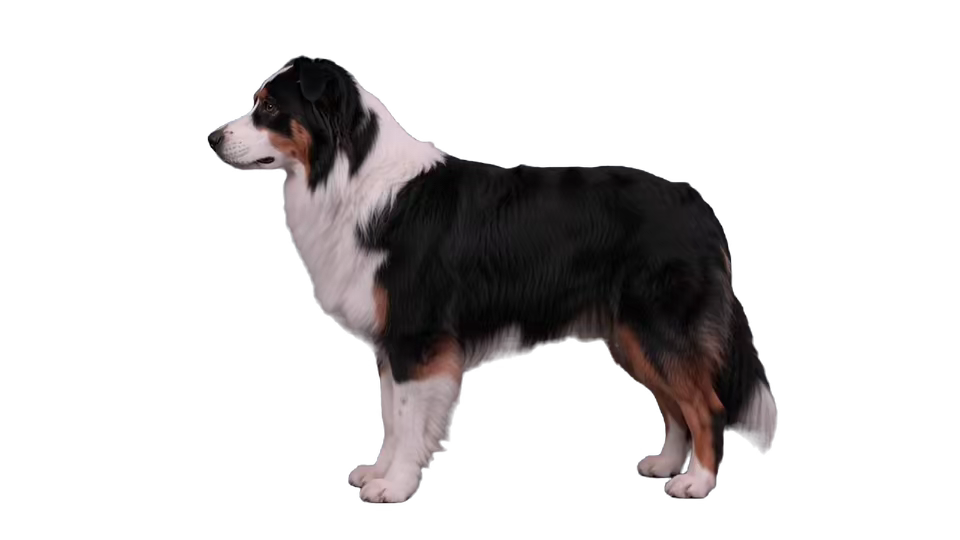
#> input picture Assets/ImageTurnMVP/normalized/left-profile.png, 960 x 540 px, found by its file name
$ python rebuild-nina-standing-keyframes.py
#> lines starting #> are read from the running program, lines starting #| are printed output that depends on the picture; after the words box and inside, x2 and y2 are one past the last pixel; in counts of white or black regions, pixels touching at a corner belong together
#!/usr/bin/env python3
"""Rebuild Nina's cursor-facing standing keyframes from the approved HD sources.

The former runtime keyframes were first reduced to 960x540 and later enlarged to
1280x720 video. This script keys and aligns the original 1440x1080 references
directly onto the final 1280x720 canvas, preserving fur and eye detail.
"""

from __future__ import annotations

import json
from pathlib import Path

import numpy as np
from PIL import Image, ImageFilter


PROJECT = Path(__file__).resolve().parents[1]
SOURCE = PROJECT / "Assets/Pets/Nina/Generated/AIReferenceImages/generation-ready/stand"
OUTPUT = PROJECT / "Assets/Pets/Nina/Generated/ImageTurn/normalized"
QA_PATH = PROJECT / "Assets/Pets/Nina/Generated/ImageTurn/qa/standing-keyframes.json"

CANVAS_SIZE = (1280, 720)
TARGET_HEIGHT = 600
TARGET_CENTER_X = 667
TARGET_GROUND_Y = 672

SOURCES = {
    "left-profile": "left-profile.png",
    "front-near-profile-left": "front-near-profile-left-imagegen.png",
    "front-three-quarter-left": "front-three-quarter-left-imagegen.png",
    "front-near-center-left": "front-near-center-left-imagegen.png",
    "front": "front-neutral-imagegen.png",
    "front-near-center-right": "front-near-center-right-imagegen.png",
    "front-three-quarter-right": "front-three-quarter-right-imagegen.png",
    "front-near-profile-right": "front-near-profile-right-imagegen.png",
    "right-profile": "right-profile-neutral-imagegen.png",
}


def background_color(rgb: np.ndarray) -> np.ndarray:
    strip = 24
    corners = np.concatenate(
        (
            rgb[:strip, :strip].reshape(-1, 3),
            rgb[:strip, -strip:].reshape(-1, 3),
            rgb[-strip:, :strip].reshape(-1, 3),
            rgb[-strip:, -strip:].reshape(-1, 3),
        )
    )
    return np.median(corners, axis=0)


def key_green_screen(image: Image.Image) -> Image.Image:
    rgb = np.asarray(image.convert("RGB"), dtype=np.float32)
    bg = background_color(rgb)

    # Green dominance works across both the vivid image-generation green and
    # Nina's darker approved left-profile source without erasing white fur.
    excess = rgb[..., 1] - np.maximum(rgb[..., 0], rgb[..., 2])
    background_excess = float(bg[1] - max(bg[0], bg[2]))
    full_foreground_at = max(12.0, background_excess * 0.22)
    denominator = max(1.0, background_excess - full_foreground_at)
    alpha = np.clip((background_excess - excess) / denominator, 0.0, 1.0)

    # Suppress tiny compression deviations in the flat background while
    # retaining a narrow antialiased fur boundary.
    alpha = np.where(alpha < 0.075, 0.0, alpha)
    alpha = np.where(alpha > 0.94, 1.0, alpha)

    # Remove residual green without unmixing low-alpha pixels. Aggressive
    # colour reconstruction amplifies tiny JPEG/PNG edge deviations into red
    # or yellow outlines; a monotonic despill preserves the photographed fur.
    foreground = rgb.copy()
    spill = np.maximum(excess, 0.0)
    blue_spill_ratio = max(0.0, float(bg[2] - bg[0])) / max(1.0, background_excess)
    foreground[..., 2] = np.maximum(0.0, foreground[..., 2] - spill * blue_spill_ratio)
    foreground[..., 1] = np.minimum(
        foreground[..., 1], np.maximum(foreground[..., 0], foreground[..., 2])
    )
    foreground[alpha == 0] = 0

    rgba = np.dstack((foreground, alpha[..., None] * 255)).astype(np.uint8)
    return Image.fromarray(rgba, "RGBA")


def align_to_runtime_canvas(keyed: Image.Image) -> tuple[Image.Image, dict[str, int | float]]:
    data = np.asarray(keyed)
    ys, xs = np.where(data[..., 3] > 10)
    if len(xs) == 0:
        raise RuntimeError("green-screen key produced an empty subject")

    left, top, right, bottom = xs.min(), ys.min(), xs.max() + 1, ys.max() + 1
    cropped = keyed.crop((left, top, right, bottom))
    scale = TARGET_HEIGHT / cropped.height
    target_width = round(cropped.width * scale)
    if target_width > 1180:
        scale = 1180 / cropped.width
        target_width = 1180
    target_height = round(cropped.height * scale)

    resized = cropped.resize((target_width, target_height), Image.Resampling.LANCZOS)
    # Apply restrained detail recovery at final resolution; alpha is left alone.
    red, green, blue, alpha = resized.split()
    sharp_rgb = Image.merge("RGB", (red, green, blue)).filter(
        ImageFilter.UnsharpMask(radius=1.15, percent=105, threshold=2)
    )
    resized = Image.merge("RGBA", (*sharp_rgb.split(), alpha))

    canvas = Image.new("RGBA", CANVAS_SIZE, (0, 0, 0, 0))
    x = round(TARGET_CENTER_X - target_width / 2)
    y = TARGET_GROUND_Y - target_height
    canvas.alpha_composite(resized, (x, y))

    final_alpha = np.asarray(canvas)[..., 3]
    final_ys, final_xs = np.where(final_alpha > 10)
    bounds = {
        "xMin": int(final_xs.min()),
        "yMin": int(final_ys.min()),
        "xMax": int(final_xs.max() + 1),
        "yMax": int(final_ys.max() + 1),
        "width": int(final_xs.max() + 1 - final_xs.min()),
        "height": int(final_ys.max() + 1 - final_ys.min()),
        "centerX": round(float((final_xs.min() + final_xs.max() + 1) / 2), 2),
        "groundY": int(final_ys.max() + 1),
    }
    return canvas, bounds


def detail_score(image: Image.Image) -> float:
    rgba = np.asarray(image, dtype=np.float32)
    gray = rgba[..., :3].mean(axis=2)
    alpha = rgba[..., 3] > 220
    horizontal = np.abs(gray[:, 1:] - gray[:, :-1])
    vertical = np.abs(gray[1:, :] - gray[:-1, :])
    hmask = alpha[:, 1:] & alpha[:, :-1]
    vmask = alpha[1:, :] & alpha[:-1, :]
    values = np.concatenate((horizontal[hmask], vertical[vmask]))
    return round(float(np.mean(values)) if values.size else 0.0, 3)


def main() -> None:
    OUTPUT.mkdir(parents=True, exist_ok=True)
    QA_PATH.parent.mkdir(parents=True, exist_ok=True)
    report = {
        "canvas": {"width": CANVAS_SIZE[0], "height": CANVAS_SIZE[1]},
        "target": {
            "subjectHeight": TARGET_HEIGHT,
            "centerX": TARGET_CENTER_X,
            "groundY": TARGET_GROUND_Y,
        },
        "keyframes": {},
    }

    for name, filename in SOURCES.items():
        source_path = SOURCE / filename
        if not source_path.is_file():
            raise FileNotFoundError(source_path)
        source_image = Image.open(source_path)
#> source_image is the input picture: PIL image 960x540 RGBA; mean R, G, B, A 67.5, 68.7, 73.4, 57.8
        aligned, bounds = align_to_runtime_canvas(key_green_screen(source_image))
#> in key_green_screen, `rgb = np.asarray(image.convert("RGB"), dtype=np.float32)`:
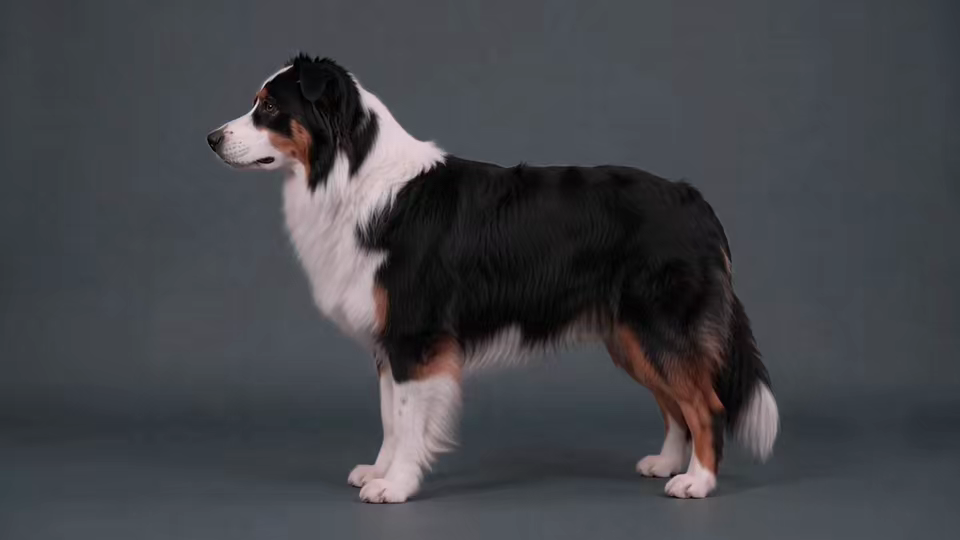
#> rgb: shape (540, 960, 3) float32; mean R, G, B 67.5, 68.7, 73.4
#> in background_color, `corners = np.concatenate( ( rgb[:strip, :strip].reshape(-1, 3), rgb[:s..`: corners = 2304 rows, first 8: [55, 60, 65], [55, 60, 65], [55, 60, 65], [55, 60, 65], [55, 60, 65], [55, 60, 65], [55, 60, 65], [55, 60, 65]
#> in key_green_screen, `bg = background_color(rgb)`: bg = [60.5, 65.5, 72]
#> in key_green_screen, `excess = rgb[..., 1] - np.maximum(rgb[..., 0], rgb[..., 2])`:
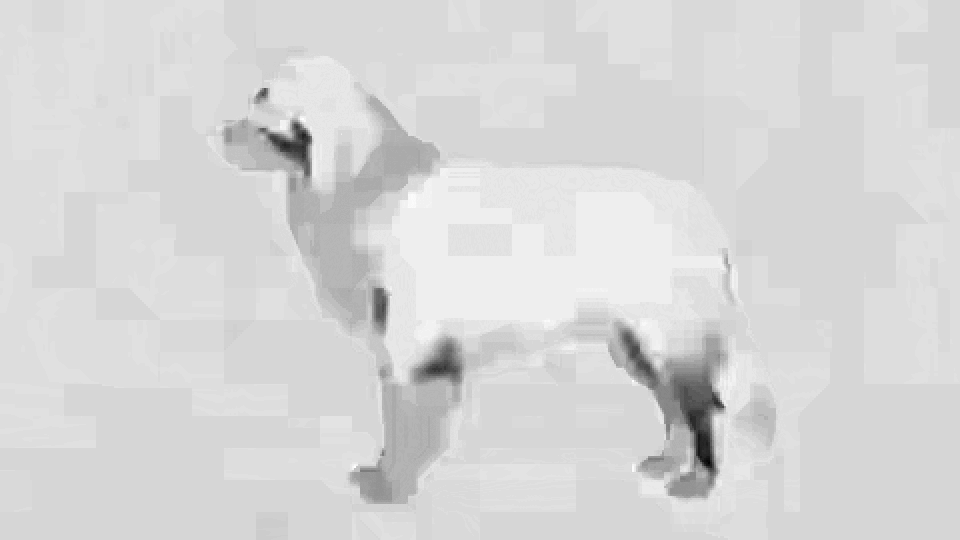
#> excess: shape (540, 960) float32; min -70, max 5, mean -6.71; drawn with min black and max white
#> in key_green_screen, `background_excess = float(bg[1] - max(bg[0], bg[2]))`: background_excess = -6.5
#> in key_green_screen, `full_foreground_at = max(12.0, background_excess * 0.22)`: full_foreground_at = 12
#> in key_green_screen, `denominator = max(1.0, background_excess - full_foreground_at)`: denominator = 1
#> in key_green_screen, `blue_spill_ratio = max(0.0, float(bg[2] - bg[0])) / max(1.0, backgroun..`: blue_spill_ratio = 11.5
#> in key_green_screen, `rgba = np.dstack((foreground, alpha[..., None] * 255)).astype(np.uint8)`:
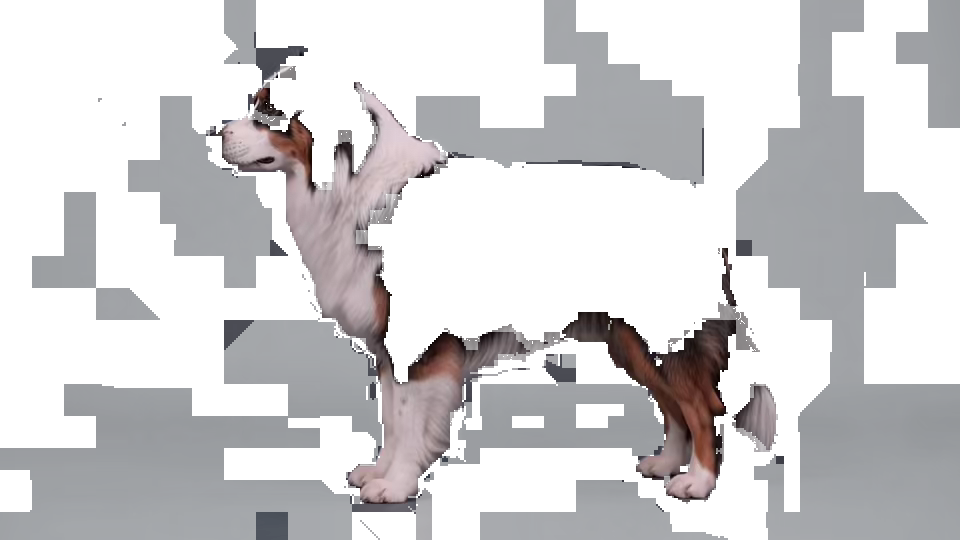
#> rgba: shape (540, 960, 4); mean R, G, B, A 36.8, 36.6, 39.2, 71.3; transparent parts drawn white
#> in align_to_runtime_canvas, `left, top, right, bottom = xs.min(), ys.min(), xs.max() + 1, ys.max() ..`: left = 0; right = 960; bottom = 540
#> in align_to_runtime_canvas, `final_alpha = np.asarray(canvas)[..., 3]`:
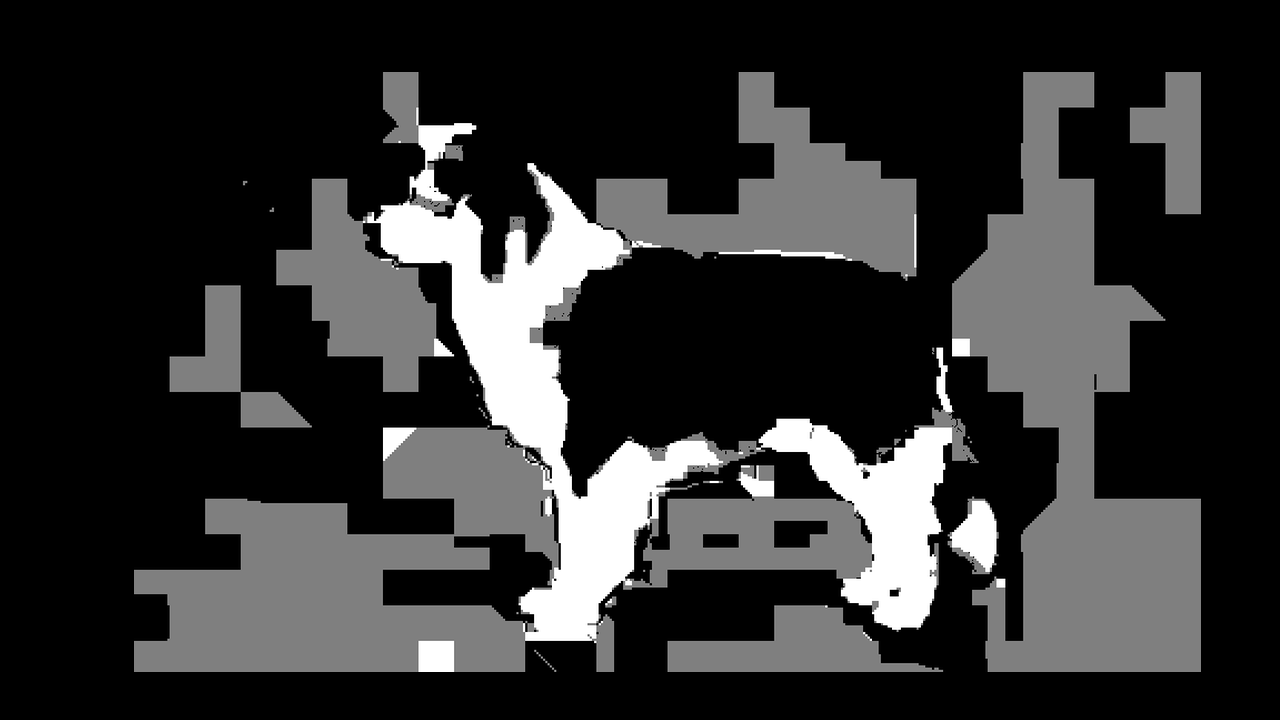
#> final_alpha: shape (720, 1280); min 0, max 255, mean 49.6
#> in align_to_runtime_canvas, `bounds = { "xMin": int(final_xs.min()), "yMin": int(final_ys.min()), "..`: bounds = {'xMin': 134, 'yMin': 72, 'xMax': 1201, 'yMax': 672, 'width': 1067, 'height': 600, 'centerX': 667.5, 'groundY': 672}
        destination = OUTPUT / f"{name}.png"
        aligned.save(destination, optimize=True)
        report["keyframes"][name] = {
            "source": str(source_path.relative_to(PROJECT)),
            "output": str(destination.relative_to(PROJECT)),
            "bounds": bounds,
            "detailScore": detail_score(aligned),
        }
#> in detail_score, `alpha = rgba[..., 3] > 220`:
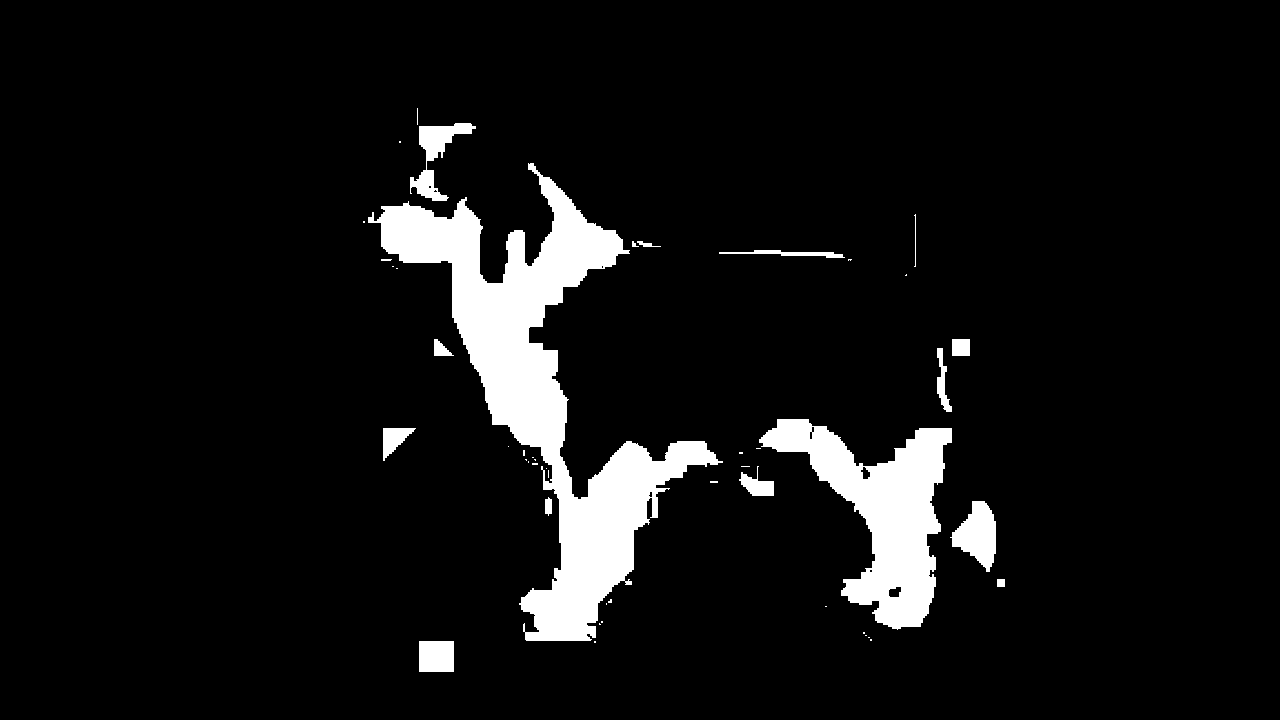
#> alpha: shape (720, 1280) bool; 7.2% white; 47 white regions (30 under 20 px), largest, box (x1, y1, x2, y2) and area: (368, 163, 723, 641) 41786, (759, 419, 952, 630) 16685, (950, 501, 996, 572) 1926
#> in detail_score, `vmask = alpha[1:, :] & alpha[:-1, :]`:
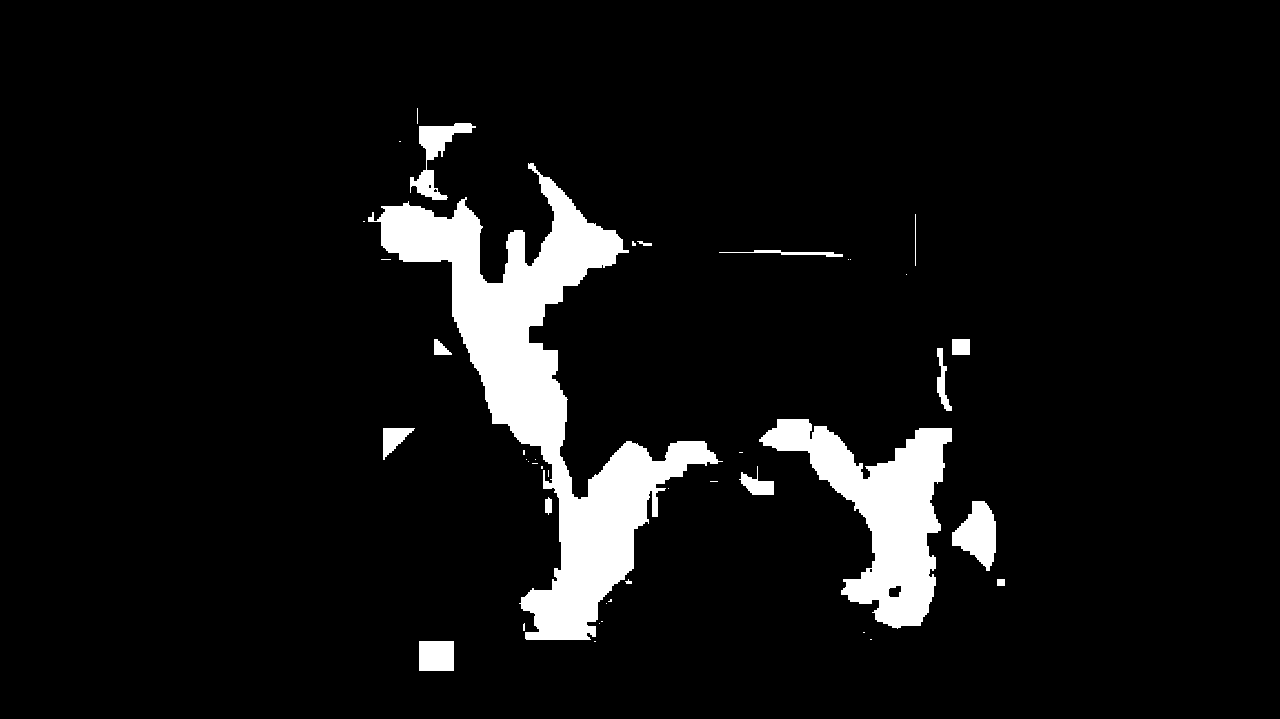
#> vmask: shape (719, 1280) bool; 7% white; 42 white regions (26 under 20 px), largest, box (x1, y1, x2, y2) and area: (368, 163, 723, 640) 41104, (759, 419, 952, 629) 16385, (952, 501, 996, 571) 1879
        print(f"{name}: {bounds['width']}x{bounds['height']} at ({bounds['centerX']}, {bounds['groundY']})")
#| left-profile: 1067x600 at (667.5, 672)
#> pass 2 of the loop in main, `for name, filename in SOURCES.items():`:
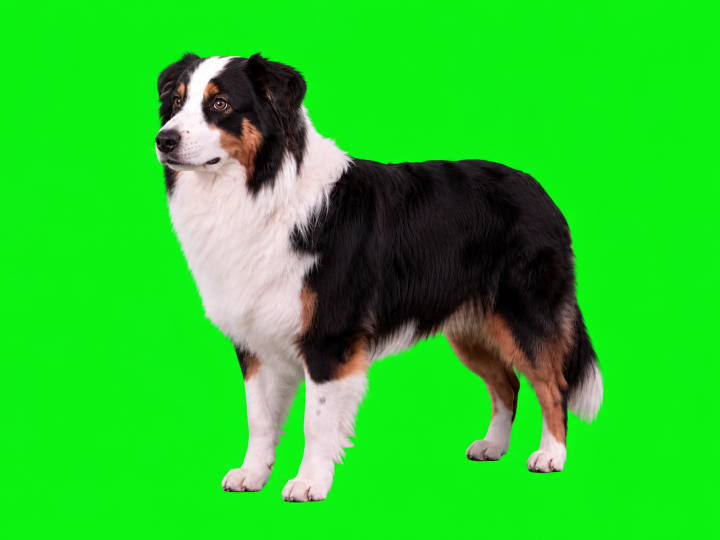
#> input picture Assets/Pets/Nina/Generated/AIReferenceImages/generation-ready/stand/front-near-profile-left-imagegen.png, 1440 x 1080 px (shown at 1/2 size)
#> in main, source_image is the input picture: PIL image 1440x1080 RGB; mean R, G, B 39.4, 199.5, 39.3
#> rgb: shape (1080, 1440, 3) float32
#> corners = 2304 rows, first 8: [15, 241, 19], [15, 242, 19], [16, 242, 19], [16, 242, 18], [15, 242, 18], [15, 242, 18], [15, 241, 18], [14, 241, 17]
#> bg = [11, 242, 17]
#> excess: shape (1080, 1440) float32
#> background_excess = 225
#> full_foreground_at = 49.5
#> denominator = 175.5
#> spill: shape (1080, 1440) float32
#> blue_spill_ratio = 0.0267
#> in key_green_screen (call 2), `rgba = np.dstack((foreground, alpha[..., None] * 255)).astype(np.uint8)`:
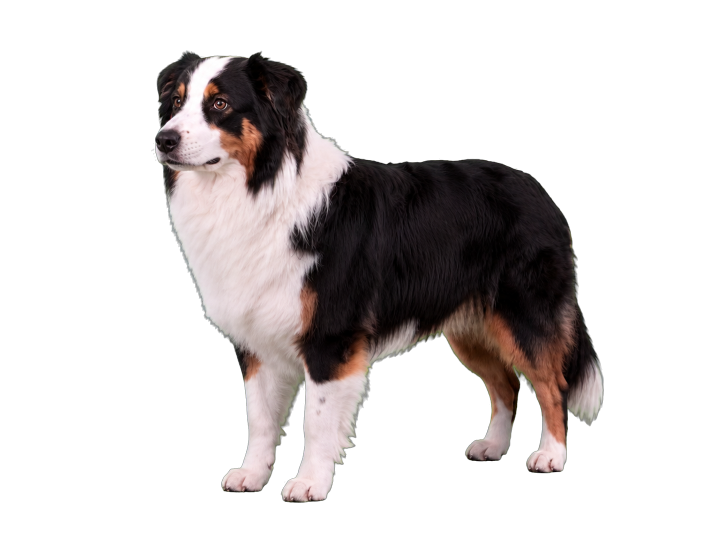
#> rgba: shape (1080, 1440, 4) (shown at 1/2 size); mean R, G, B, A 31.5, 27.3, 26.9, 73.9; transparent parts drawn white
#> left = 302; top = 100; right = 1208; bottom = 1006
#> red: PIL image 600x600 L
#> green: PIL image 600x600 L
#> blue: PIL image 600x600 L
#> sharp_rgb: PIL image 600x600 RGB
#> in align_to_runtime_canvas (call 2), `final_alpha = np.asarray(canvas)[..., 3]`:
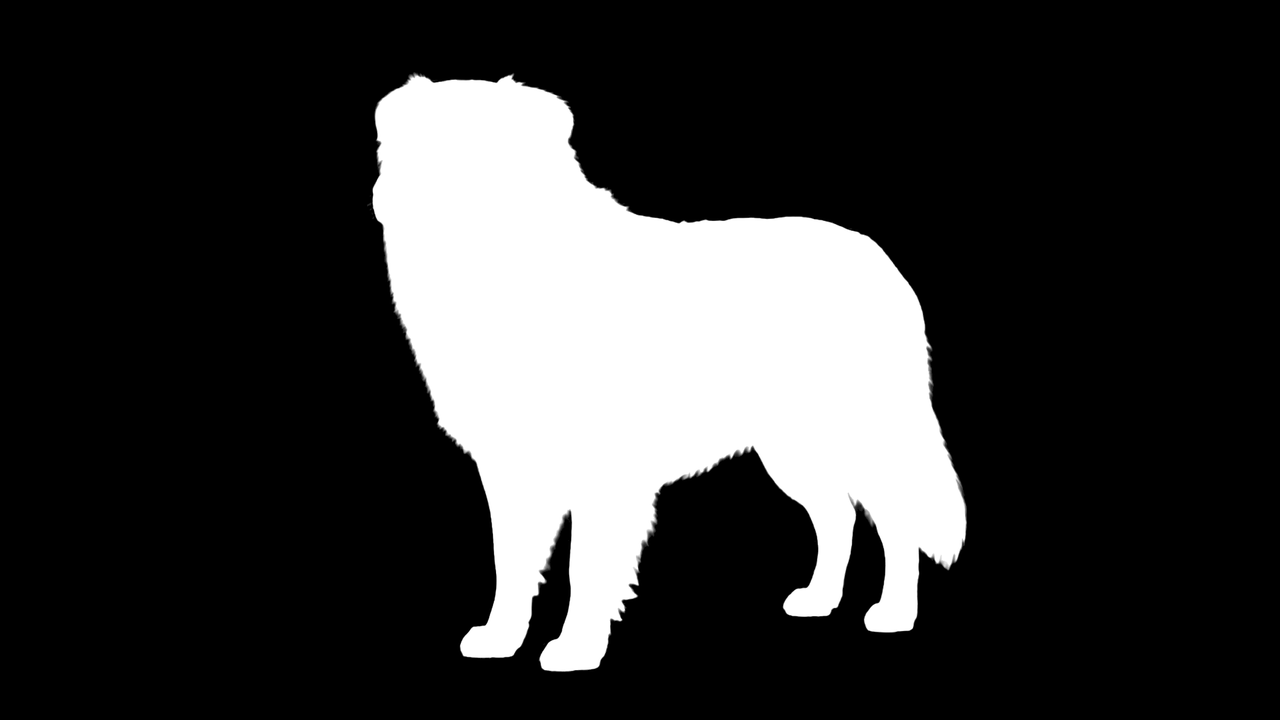
#> final_alpha: shape (720, 1280); min 0, max 255, mean 54.7
#> in align_to_runtime_canvas (call 2), `bounds = { "xMin": int(final_xs.min()), "yMin": int(final_ys.min()), "..`: bounds = {'xMin': 367, 'yMin': 72, 'xMax': 967, 'yMax': 672, 'width': 600, 'height': 600, 'centerX': 667, 'groundY': 672}
#| front-near-profile-left: 600x600 at (667.0, 672)

    QA_PATH.write_text(json.dumps(report, indent=2) + "\n", encoding="utf-8")
    print(f"Wrote QA report: {QA_PATH}")


if __name__ == "__main__":
#> (the run stopped early here; a loop or call above may not have finished)
